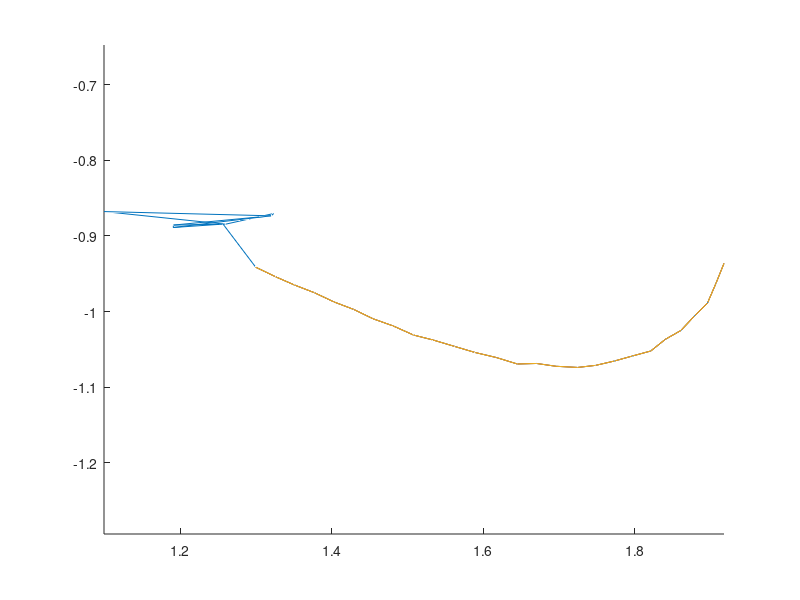

The MATLAB source for this figure:

p1=[0,34,0,1]';
p2=[0,94,0,1]';
p3=[0,154,0,1]';
p4=[0,34,90,1]';
p5=[0,94,90,1]';
p6=[0,154,90,1]';
p7=[0,34,180,1]';
p8=[0,94,180,1]';
p9=[0,154,180,1]';
p10=[34,0,0,1]';
p11=[94,0,0,1]';
p12=[154,0,0,1]';
p13=[34,0,90,1]';
p14=[94,0,90,1]';
p15=[154,0,90,1]';
p16=[34,0,180,1]';
p17=[94,0,180,1]';
p18=[154,0,180,1]';
zeroes=[0,0,0,0]';
u1=587;
u2=653;
u3=732;
u4=585;
u5=655;
u6=734;
u7=584;
u8=655;
u9=738;
u10=505;
u11=417;
u12=317;
u13=504;
u14=414;
u15=310;
u16=502;
u17=408;
u18=301;

v1=543;
v2=571;
v3=604;
v4=397;
v5=416;
v6=435;
v7=245;
v8=250;
v9=259;
v10=543;
v11=565;
v12=595;
v13=395;
v14=409;
v15=429;
v16=241;
v17=246;
v18=252;

subu1=horzcat(p1',zeroes',-u1*p1');
subv1=horzcat(zeroes',p1',-v1*p1');
subu2=horzcat(p2',zeroes',-u2*p2');
subv2=horzcat(zeroes',p2',-v2*p2');
subu3=horzcat(p3',zeroes',-u3*p3');
subv3=horzcat(zeroes',p3',-v3*p3');
subu4=horzcat(p4',zeroes',-u4*p4');
subv4=horzcat(zeroes',p4',-v4*p4');
subu5=horzcat(p5',zeroes',-u5*p5');
subv5=horzcat(zeroes',p5',-v5*p5');
subu6=horzcat(p6',zeroes',-u6*p6');
subv6=horzcat(zeroes',p6',-v6*p6');
subu7=horzcat(p7',zeroes',-u7*p7');
subv7=horzcat(zeroes',p7',-v7*p7');
subu8=horzcat(p8',zeroes',-u8*p8');
subv8=horzcat(zeroes',p8',-v8*p8');
subu9=horzcat(p9',zeroes',-u9*p9');
subv9=horzcat(zeroes',p9',-v9*p9');
subu10=horzcat(p10',zeroes',-u10*p10');
subv10=horzcat(zeroes',p10',-v10*p10');
subu11=horzcat(p11',zeroes',-u11*p11');
subv11=horzcat(zeroes',p11',-v11*p11');
subu12=horzcat(p12',zeroes',-u12*p12');
subv12=horzcat(zeroes',p12',-v12*p12');
subu13=horzcat(p13',zeroes',-u13*p13');
subv13=horzcat(zeroes',p13',-v13*p13');
subu14=horzcat(p14',zeroes',-u14*p14');
subv14=horzcat(zeroes',p14',-v14*p14');
subu15=horzcat(p15',zeroes',-u15*p15');
subv15=horzcat(zeroes',p15',-v15*p15');
subu16=horzcat(p16',zeroes',-u16*p16');
subv16=horzcat(zeroes',p16',-v16*p16');
subu17=horzcat(p17',zeroes',-u17*p17');
subv17=horzcat(zeroes',p17',-v17*p17');
subu18=horzcat(p18',zeroes',-u18*p18');
subv18=horzcat(zeroes',p18',-v18*p18');
p = vertcat(subu1, subv1, subu2, subv2, subu3, subv3, subu4, subv4, subu5, subv5, subu6, subv6, subu7, subv7, subu8, subv8, subu9, subv9, subu10, subv10, subu11, subv11, subu12, subv12, subu13, subv13, subu14, subv14, subu15, subv15, subu16, subv16, subu17, subv17, subu18, subv18);
[u,s,v]=svd(p);
[min_val, min_index] = min(diag(s(1:12,1:12)));
m = v(1:12, min_index);
a1=m(1:3);
a2=m(5:7);
a3=m(9:11);
rho=1.0/norm(a3);
r3=rho*a3;
u0=rho *rho*dot(a1, a3);
v0=rho*rho*dot(a2, a3);
cross13 = cross(a1, a3);
cross23 = cross(a2, a3);
cos_theta = -dot(cross13, cross23)/(norm(cross13)*norm(cross23));
sin_theta = sqrt(1-cos_theta*cos_theta);
alpha = rho*rho*norm(cross13)*sin_theta;
beta = rho*rho*norm(cross23)*sin_theta;
r1 = cross23/norm(cross23);
r2 = cross(r3, r1);
b = [m(4),m(8),m(12)]';
k_wei = [alpha, -alpha*cos_theta/sin_theta, u0;0,beta/sin_theta,v0; 0,0,1];


p1=[0,34,0,1]';
p2=[0,94,0,1]';
p3=[0,154,0,1]';
p4=[0,34,90,1]';
p5=[0,94,90,1]';
p6=[0,154,90,1]';
p7=[0,34,180,1]';
p8=[0,94,180,1]';
p9=[0,154,180,1]';
p10=[34,0,0,1]';
p11=[94,0,0,1]';
p12=[154,0,0,1]';
p13=[34,0,90,1]';
p14=[94,0,90,1]';
p15=[154,0,90,1]';
p16=[34,0,180,1]';
p17=[94,0,180,1]';
p18=[154,0,180,1]';
u1=943;
u2=1099;
u3=1255;
u4=944;
u5=1105;
u6=1287;
u7=946;
u8=1112;
u9=1301;
u10=798;
u11=670;
u12=520;
u13=795;
u14=663;
u15=504;
u16=793;
u17=654;
u18=489;

v1=802;
v2=846;
v3=887;
v4=540;
v5=570;
v6=604;
v7=261;
v8=274;
v9=287;
v10=809;
v11=872;
v12=944;
v13=544;
v14=583;
v15=632;
v16=261;
v17=275;
v18=295;

subu1=horzcat(p1',zeroes',-u1*p1');
subv1=horzcat(zeroes',p1',-v1*p1');
subu2=horzcat(p2',zeroes',-u2*p2');
subv2=horzcat(zeroes',p2',-v2*p2');
subu3=horzcat(p3',zeroes',-u3*p3');
subv3=horzcat(zeroes',p3',-v3*p3');
subu4=horzcat(p4',zeroes',-u4*p4');
subv4=horzcat(zeroes',p4',-v4*p4');
subu5=horzcat(p5',zeroes',-u5*p5');
subv5=horzcat(zeroes',p5',-v5*p5');
subu6=horzcat(p6',zeroes',-u6*p6');
subv6=horzcat(zeroes',p6',-v6*p6');
subu7=horzcat(p7',zeroes',-u7*p7');
subv7=horzcat(zeroes',p7',-v7*p7');
subu8=horzcat(p8',zeroes',-u8*p8');
subv8=horzcat(zeroes',p8',-v8*p8');
subu9=horzcat(p9',zeroes',-u9*p9');
subv9=horzcat(zeroes',p9',-v9*p9');
subu10=horzcat(p10',zeroes',-u10*p10');
subv10=horzcat(zeroes',p10',-v10*p10');
subu11=horzcat(p11',zeroes',-u11*p11');
subv11=horzcat(zeroes',p11',-v11*p11');
subu12=horzcat(p12',zeroes',-u12*p12');
subv12=horzcat(zeroes',p12',-v12*p12');
subu13=horzcat(p13',zeroes',-u13*p13');
subv13=horzcat(zeroes',p13',-v13*p13');
subu14=horzcat(p14',zeroes',-u14*p14');
subv14=horzcat(zeroes',p14',-v14*p14');
subu15=horzcat(p15',zeroes',-u15*p15');
subv15=horzcat(zeroes',p15',-v15*p15');
subu16=horzcat(p16',zeroes',-u16*p16');
subv16=horzcat(zeroes',p16',-v16*p16');
subu17=horzcat(p17',zeroes',-u17*p17');
subv17=horzcat(zeroes',p17',-v17*p17');
subu18=horzcat(p18',zeroes',-u18*p18');
subv18=horzcat(zeroes',p18',-v18*p18');
p = vertcat(subu1, subv1, subu2, subv2, subu3, subv3, subu4, subv4, subu5, subv5, subu6, subv6, subu7, subv7, subu8, subv8, subu9, subv9, subu10, subv10, subu11, subv11, subu12, subv12, subu13, subv13, subu14, subv14, subu15, subv15, subu16, subv16, subu17, subv17, subu18, subv18);
[u,s,v]=svd(p);
[min_val, min_index] = min(diag(s(1:12,1:12)));
m = v(1:12, min_index);
a1=m(1:3);
a2=m(5:7);
a3=m(9:11);
rho=1.0/norm(a3);
r3=rho*a3;
u0=rho *rho*dot(a1, a3);
v0=rho*rho*dot(a2, a3);
cross13 = cross(a1, a3);
cross23 = cross(a2, a3);
cos_theta = -dot(cross13, cross23)/(norm(cross13)*norm(cross23));
sin_theta = sqrt(1-cos_theta*cos_theta);
alpha = rho*rho*norm(cross13)*sin_theta;
beta = rho*rho*norm(cross23)*sin_theta;
r1 = cross23/norm(cross23);
r2 = cross(r3, r1);
b = [m(4),m(8),m(12)]';
k_nan = [alpha, -alpha*cos_theta/sin_theta, u0;0,beta/sin_theta,v0; 0,0,1];

% do some rescaling
%k_wei = k_wei * 16/9;
%k_wei(3,3) = 1;
%k_nan(1,2) = 0;
%k_wei(1,2) = 0;

%calculate essential matrix
P1=[641,179;648,314;708,205;776,253;771,189;438,426;438,479;541,411;542,462;437,574;71,454;69,479;64,537;35,70;25,124];
P2=[1643,217;1680,466;1726,237;1823,302;1800,180;1732,681;1743,770;1867,627;1883,729;1769,946;1364,766;1368,804;1372,885;1465,168;1469,248];
P1x=[];
P1y=[];
P2x=[];
P2y=[];
kn = inv(k_nan);
kw = inv(k_wei);
point = double([1,1,1]);
cpoint = double([1,1,1]);
for i=1:15
    point(1)=P1(i,1);
    point(2)=P1(i,2);
    cpoint = kw * point';
    P1x = [P1x,cpoint(1)];
    P1y = [P1y,cpoint(2)];
end

for i=1:15
    point(1)=P2(i,1);
    point(2)=P2(i,2);
    cpoint = kn * point';
    P2x = [P2x,cpoint(1)];
    P2y = [P2y,cpoint(2)];
end

subcoef = [0,0,0,0,0,0,0,0];
coef = subcoef;
for i=1:1:14 coef = vertcat(coef, subcoef);end;
for i = 1:1:15 coef(i,1) = P1x(i)*P2x(i); coef(i,2) = P1x(i)*P2y(i); coef(i,3) = P1x(i); coef(i,4) = P1y(i)*P2x(i); coef(i,5) = P1y(i)*P2y(i);  coef(i,6) = P1y(i); coef(i,7) = P2x(i); coef(i,8) = P2y(i); end;
f_solution = coef\[-1,-1,-1,-1,-1,-1,-1,-1,-1,-1,-1,-1,-1,-1,-1]';
E = [f_solution(1), f_solution(2), f_solution(3); f_solution(4), f_solution(5), f_solution(6); f_solution(7), f_solution(8), 1];

[ue,de,ve] = svd(E);
W = [0,-1,0;1,0,0;0,0,1];
Z = [0,1,0;-1,0,0;0,0,0];
s = ue*Z*ue';
r = ue*W'*ve';

%triangulation
mp1 = [k_wei,zeros(3,1)];
mp2 = k_nan * [r,[-s(2,3);s(1,3);-s(1,2)]];
%mp1 = [eye(3,3),zeros(3,1)];
%mp2 = [r,-[-s(2,3);s(1,3);-s(1,2)]];

BallN=[653,495,13.0081;
    696,450,13.0415;
    736,409,13.0748;
    778,372,13.1082;
    820,335,13.1415;
    860,306,13.1749;
    899,275,13.2082;
    940,251,13.2416;
    978,227,13.2749;
    1017,211,13.3083;
    1053,192,13.3417;
    1093,179,13.375;
    1129,170,13.4084;
    1166,160,13.4417;
    1203,154,13.4751;
    1242,153,13.5084;
    1278,152,13.5418;
    1317,154,13.5751;
    1353,155,13.6085;
    1391,165,13.6419;
    1428,171,13.6751;
    1465,181,13.7084;
    1503,197,13.7418;
    1541,214,13.7752;
    1581,235,13.8085;
    1619,256,13.8418;
    1661,282,13.8752];
    
    BallW=[365,149,4.3917;
    389,130,4.4246;
    413,109,4.4575;
    432,95,4.4904;
    453,83,4.5234;
    470,72,4.5563;
    490,65,4.5892;
    506,57,4.6221;
    522,53,4.6551;
    539,52,4.688;
    554,53,4.7209;
    568,52,4.7538;
    580,56,4.7868;
    597,63,4.8197;
    607,68,4.8526;
    620,76,4.8855;
    631,83,4.9185;
    643,90,4.9514;
    657,103,4.9843;
    666,115,5.0172;
    678,128,5.0502;
    687,143,5.0831;
    698,156,5.116;
    707,171,5.1489;
    719,188,5.1819;
    729,204,5.2148;
    739,224,5.2477];
    
paircount = 27;
uv1 = BallW(:,1:2);
uv2 = BallN(:,1:2);
result = zeros(paircount,4);

vp11 = mp1(1,1:4);
vp12 = mp1(2,1:4);
vp13 = mp1(3,1:4);

vp21 = mp2(1,1:4);
vp22 = mp2(2,1:4);
vp23 = mp2(3,1:4);

A = zeros(4,4);
check = zeros(paircount,2);
for i = 1:paircount
  A(1,1:4) = uv1(i,1)*vp13-vp11;
  A(2,1:4) = uv1(i,2)*vp13-vp12;
  A(3,1:4) = uv2(i,1)*vp23-vp21;
  A(4,1:4) = uv2(i,2)*vp23-vp22;
  [ua,ea,va]=svd(A'*A);
  [min_val, min_index] = min(diag(ea(1:4,1:4)));
  m = va(1:4, min_index);
  m = m /m(4);
  tmp = [k_wei,[0,0,0]'] * m;
  tmp/tmp(3);
  check(i,1:2) = -tmp(1:2);
  result(i,1:4) = m';
  end;

  debugdisp = result(:,1:3);
  
  
%rescale along z axis,
%then rotate the result to world coordinates
  
  xaw = [714.2,266.6;
777.5,254.4;
641.9,180.9;
843.7,125;
708.2,208.9;
771.4,193.2];

xan = [1748.6,355;
1823.4,302.5;
1641,220.4;
1891.2,-4.5;
1724.6,240.3;
1802.4,177.3];

zaw = [641.9,180.9;
648,317.3;
708.2,208.9;
714.2,266.6;
771.4,193.2;
777.5,254.4];

zan = [1641.0,220.4;
1680.8,470.4;
1724.6,240.3;
1748.6,355;
1802.4,177.3;
1823.4,302.5];

%figure();
%imshow(imw);
%hold on;
%plot(x_adjust1(:,1),x_adjust1(:,2),'+');
%plot(x_adjust2(:,1),x_adjust2(:,2),'o');
point1 = double([1,1,1]);
cpoint1 = double([1,1,1]);
point2 = double([1,1,1]);
cpoint2 = double([1,1,1]);
paircount2 = 6;
uv1 = xaw(:,1:2);
uv2 = xan(:,1:2);
result2 = zeros(paircount2,4);

vp11 = mp1(1,1:4);
vp12 = mp1(2,1:4);
vp13 = mp1(3,1:4);

vp21 = mp2(1,1:4);
vp22 = mp2(2,1:4);
vp23 = mp2(3,1:4);

A = zeros(4,4);
check = zeros(paircount2,2);
for i = 1:paircount2
  A(1,1:4) = uv1(i,1)*vp13-vp11;
  A(2,1:4) = uv1(i,2)*vp13-vp12;
  A(3,1:4) = uv2(i,1)*vp23-vp21;
  A(4,1:4) = uv2(i,2)*vp23-vp22;
  [ua,ea,va]=svd(A'*A);
  [min_val, min_index] = min(diag(ea(1:4,1:4)));
  m = va(1:4, min_index);
  m = m /m(4);
  tmp = [k_wei,[0,0,0]'] * m;
  tmp/tmp(3);
  check(i,1:2) = -tmp(1:2);
  result2(i,1:4) = m';
  end;
debugdisp = [debugdisp;result2(:,1:3)];
%plot3(result2(1:6,1), result2(1:6,2),result2(1:6,3));
sumvecx = double([0,0,0]);
for i = 1:2:paircount2
  sumvecx = sumvecx + result2(i,1:3);
  sumvecx = sumvecx - result2(i+1,1:3);
  result2(i,1:3) - result2(i+1,1:3)
end;
  
uv1 = zaw(:,1:2);
uv2 = zan(:,1:2);

for i = 1:paircount2
  A(1,1:4) = uv1(i,1)*vp13-vp11;
  A(2,1:4) = uv1(i,2)*vp13-vp12;
  A(3,1:4) = uv2(i,1)*vp23-vp21;
  A(4,1:4) = uv2(i,2)*vp23-vp22;
  [ua,ea,va]=svd(A'*A);
  [min_val, min_index] = min(diag(ea(1:4,1:4)));
  m = va(1:4, min_index);
  m = m /m(4);
  result2(i,1:4) = m';
  end;
  
  debugdisp = [debugdisp;result2(:,1:3)];
 %plot3(result2(1:6,1), result2(1:6,2),result2(1:6,3));
sumvecz = double([0,0,0]);
for i = 1:2:paircount2
  sumvecz = sumvecz + result2(i,1:3);
  sumvecz = sumvecz - result2(i+1,1:3);
end;
lambda = sqrt(-(sumvecx(1) * sumvecz(1) + sumvecx(2) * sumvecz(2))/(sumvecx(3) * sumvecz(3)));
sumvecx(3) = sumvecx(3) * lambda;
sumvecz(3) = sumvecz(3) * lambda;
sumvecx*sumvecz'
nsvz = norm(sumvecz);
sumvecz = sumvecz/nsvz;
nsvx = norm(sumvecx);
sumvecx = sumvecx/nsvx;
sumvecy = cross(sumvecz, sumvecx);
rotation_m = [sumvecx',sumvecy',sumvecz'];

final_result = zeros(paircount,3);
rescale_m = eye(3);
rescale_m(3,3) = lambda;
for i = 1:paircount
  final_result(i,:) = (rotation_m') *(rescale_m* (result(i,1:3)'));
end;
  
for i = 1:(paircount + paircount2 +paircount2)
 debugdisp(i,:) = (rotation_m') *(rescale_m* (debugdisp(i,1:3)'));
end;
  
figure();
hold on;
axis equal;
plot3(debugdisp(:,1), debugdisp(:,2),debugdisp(:,3));
plot3(final_result(:,1), final_result(:,2),final_result(:,3));
hold on;
plot3(final_result(1:paircount,1), final_result(1:paircount,2),final_result(1:paircount,3));
%figure;
%ImageMatrix = imread('funmat_wei.jpg');
%imshow(ImageMatrix);
%hold("on");
%plot(check(:,1), check(:,2), "+");
%hold("off");
